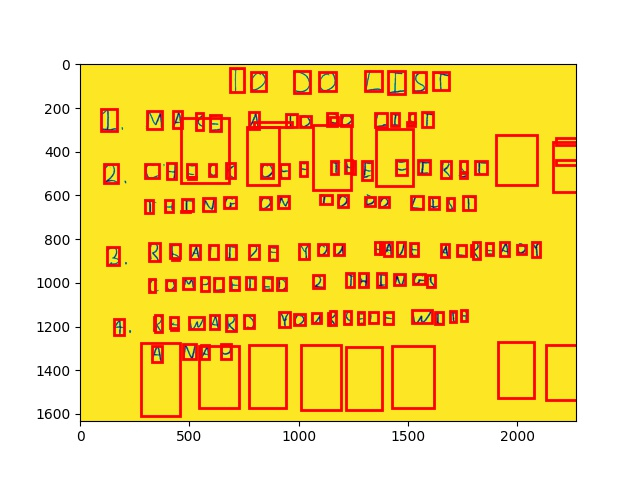
#> input picture python/bbx_01_list.jpg, 640 x 480 px
$ python -i q4.py   (imports and definitions only)   (older library calls are emulated)
#> lines starting #> are read from the running program, lines starting #| are printed output that depends on the picture; after the words box and inside, x2 and y2 are one past the last pixel; in counts of white or black regions, pixels touching at a corner belong together
import numpy as np

import skimage
import skimage.measure
import skimage.color
import skimage.restoration
import skimage.filters
import skimage.morphology
import skimage.segmentation
import matplotlib
# matplotlib.use('agg')
import matplotlib.pyplot as plt

# takes a color image
# returns a list of bounding boxes and black_and_white image
def findLetters(image):
    bboxes = []
    bw = None

    # insert processing in here
    # one idea estimate noise -> denoise -> greyscale -> threshold -> morphology -> label -> skip small boxes
    # this can be 10 to 15 lines of code using skimage functions
    sigma_est = skimage.restoration.estimate_sigma(image, multichannel=True, average_sigmas=True)
#> sigma_est = 4.66e-16
    print(sigma_est)
#| 4.655645125006972e-16
    denoised_image = skimage.restoration.denoise_wavelet(image, multichannel=True, rescale_sigma=True)
    # plt.imshow(denoised_image,cmap="gray")
    # plt.savefig("test_save.png")
    # plt.show()
    grayscale_image = skimage.color.rgb2gray(denoised_image)
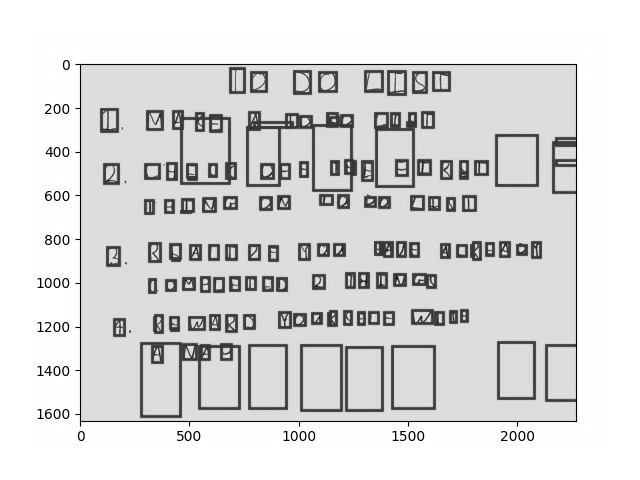
#> grayscale_image: shape (480, 640) float64; min 0, max 1, mean 0.858
    thresh = skimage.filters.threshold_otsu(grayscale_image)
#> thresh = 0.592
    binary_image = grayscale_image < thresh
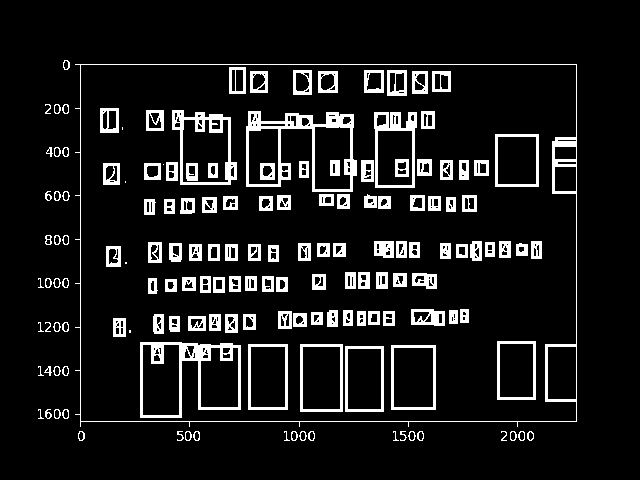
#> binary_image: shape (480, 640) bool; 9.9% white; 155 white regions (11 under 20 px), largest, box (x1, y1, x2, y2) and area: (75, 64, 577, 427) 2664, (246, 111, 357, 192) 2275, (140, 342, 241, 418) 1948
    # plt.imshow(~binary_image/np.max(binary_image),cmap="gray")
    bw = ~binary_image/np.max(binary_image)
    # plt.savefig("test_binary.png")
    # plt.show()

    morph_image = skimage.morphology.binary.binary_opening(binary_image)
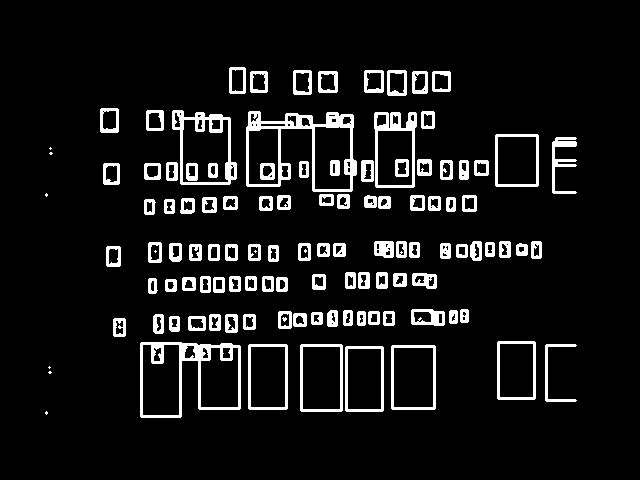
#> morph_image: shape (480, 640) bool; 8.5% white; 116 white regions (10 under 20 px), largest, box (x1, y1, x2, y2) and area: (246, 111, 357, 192) 2234, (140, 342, 241, 418) 1888, (172, 110, 237, 185) 1231

    (labeled_image, return_num) = skimage.measure.label(morph_image, connectivity=None, background=0, return_num=True)
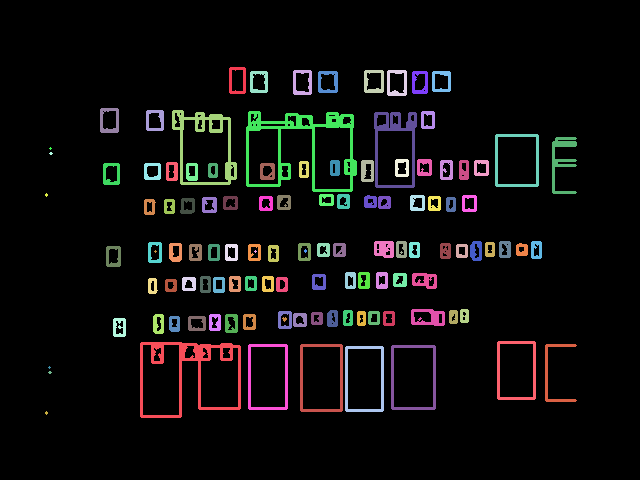
#> labeled_image: shape (480, 640) int32; 117 distinct labels, from 0 to 116; one colour per label, 0 black
#> return_num = 116
    print(return_num)
#| 116
    # plt.imshow(labeled_image,cmap="gray")
    # plt.savefig("test_save.png")
    # plt.show()

    for i in range(return_num):
        indices = np.argwhere(labeled_image == i+1)
        # [4 lines of commented-out code are left out]
        left_top_corner = np.amin(indices, axis=0)
        right_bottom_corner = np.amax(indices, axis=0)
        # print(left_top_corner, right_bottom_corner)
        boxes = np.zeros(4)
        boxes[:2] = left_top_corner
        boxes[2:] = right_bottom_corner
        if indices.shape[0] > 300 and (right_bottom_corner[0] - left_top_corner[0]) > image.shape[0]/40:
            bboxes.append(boxes)
#> this loop made 116 passes
#> (left_top_corner, right_bottom_corner) on passes 1 to 12: ([67, 229], [93, 245]), ([70, 293], [94, 311]), ([70, 364], [92, 383]), ([70, 387], [95, 406]), ([71, 250], [92, 267]), ([71, 318], [92, 337]), ([71, 412], [93, 427]), ([71, 432], [91, 450]), ([108, 100], [132, 118]), ([110, 146], [130, 163]), ([110, 172], [184, 236]), ([111, 246], [191, 356])
#> after the loop, bboxes = 13 items, first 6: [110, 172, 184, 236], [111, 246, 191, 356], [112, 374, 187, 416], [134, 495, 186, 538], [137, 552, 193, 576], [309, 411, 325, 444]

    # bw = labeled_image/np.max(labeled_image)

    return bboxes, bw
# [43 lines of commented-out code are left out]

>>> import cv2
>>> picture = cv2.cvtColor(cv2.imread('bbx_01_list.jpg'), cv2.COLOR_BGR2RGB)
>>> result = findLetters(picture)

$ run again, on python/bbx_02_letters.jpg
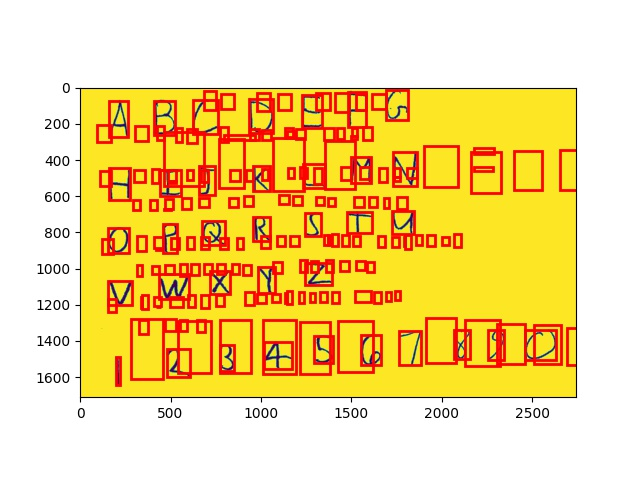
#> input picture python/bbx_02_letters.jpg, 640 x 480 px
#> sigma_est = 5.49e-17
#| 5.486730397817639e-17
#> in findLetters, `grayscale_image = skimage.color.rgb2gray(denoised_image)`:
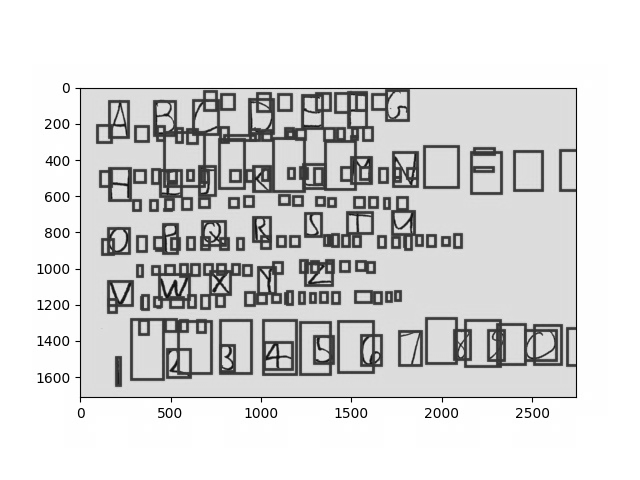
#> grayscale_image: shape (480, 640) float64; min 0, max 1, mean 0.854
#> thresh = 0.596
#> binary_image: shape (480, 640) bool; 12.2% white; 116 white regions (7 under 20 px), largest, box (x1, y1, x2, y2) and area: (151, 90, 374, 212) 8782, (425, 317, 563, 368) 2637, (75, 88, 577, 403) 2590
#> morph_image: shape (480, 640) bool; 10.9% white; 81 white regions (11 under 20 px), largest, box (x1, y1, x2, y2) and area: (151, 90, 374, 212) 8589, (425, 317, 563, 368) 2567, (130, 318, 213, 381) 1786
#> in findLetters, `(labeled_image, return_num) = skimage.measure.label(morph_image, conne..`:
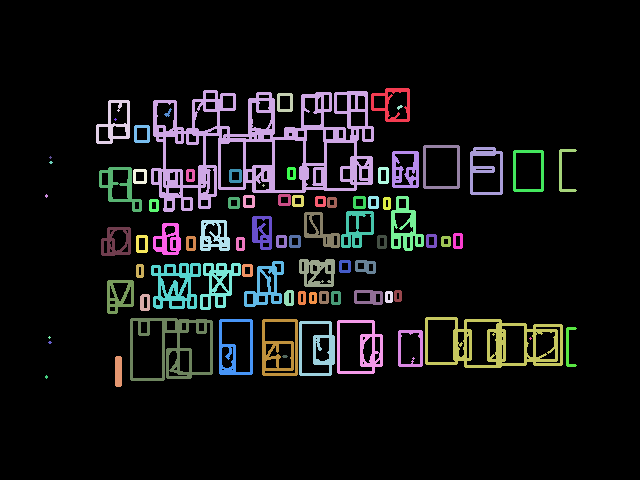
#> labeled_image: shape (480, 640) int32; 82 distinct labels, from 0 to 81; one colour per label, 0 black
#> return_num = 81
#| 81
#> the loop in findLetters, `for i in range(return_num):` made 81 passes
#> (left_top_corner, right_bottom_corner) on passes 1 to 8: ([88, 371], [121, 409]), ([90, 151], [211, 373]), ([93, 277], [111, 292]), ([100, 96], [143, 129]), ([105, 397], [109, 402]), ([108, 164], [116, 171]), ([118, 114], [120, 116]), ([125, 134], [142, 149])
#> after the loop in findLetters, `for i in range(return_num):`: bboxes = 27 items, first 6: [88, 371, 121, 409], [90, 151, 211, 373], [100, 96, 143, 129], [145, 423, 188, 459], [147, 470, 194, 502], [150, 513, 191, 543]

$ run again, on python/bbx_03_haiku.jpg
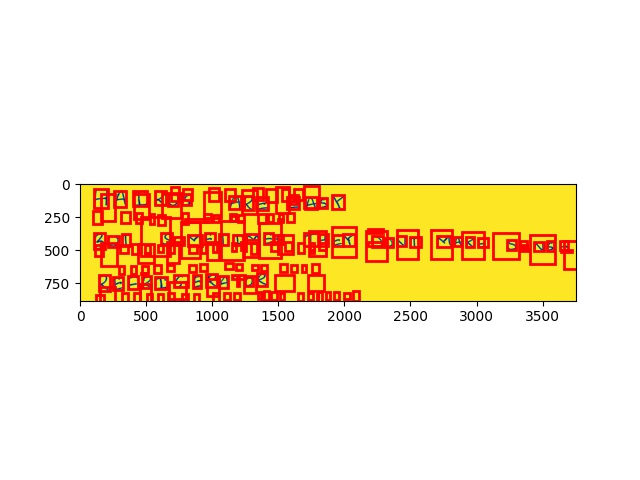
#> input picture python/bbx_03_haiku.jpg, 640 x 480 px
#> sigma_est = 1.17e-30
#| 1.1695669281730096e-30
#> thresh = 0.615
#> in findLetters, `binary_image = grayscale_image < thresh`:
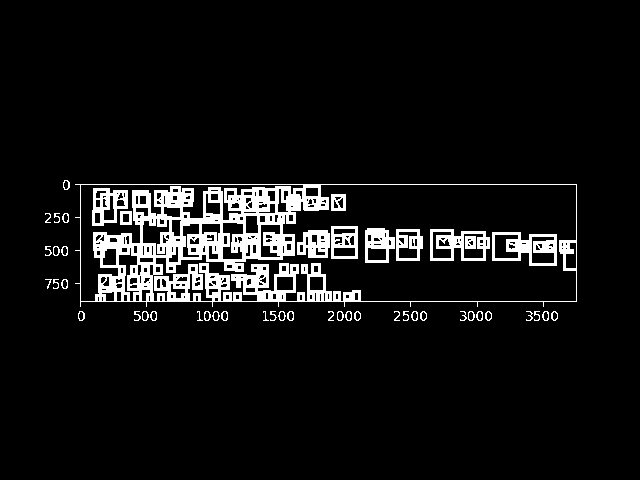
#> binary_image: shape (480, 640) bool; 7.2% white; 49 white regions (2 under 20 px), largest, box (x1, y1, x2, y2) and area: (75, 184, 577, 307) 15359, (492, 232, 557, 266) 1094, (430, 229, 490, 261) 924
#> morph_image: shape (480, 640) bool; 6.3% white; 25 white regions (1 under 20 px), largest, box (x1, y1, x2, y2) and area: (93, 184, 329, 303) 9948, (231, 263, 299, 303) 1251, (492, 232, 557, 266) 1065
#> in findLetters, `(labeled_image, return_num) = skimage.measure.label(morph_image, conne..`:
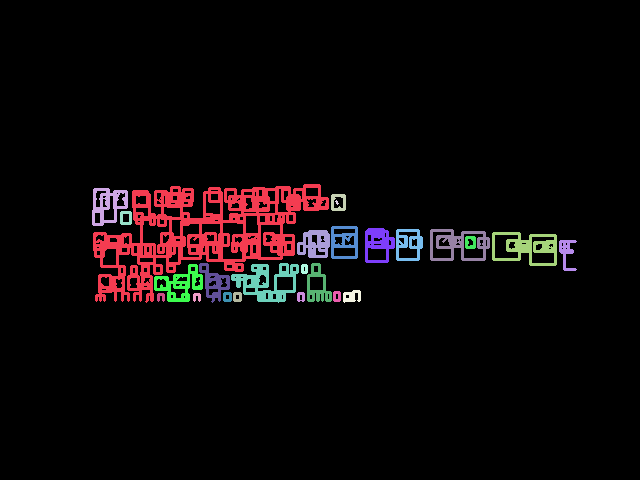
#> labeled_image: shape (480, 640) int32; 26 distinct labels, from 0 to 25; one colour per label, 0 black
#> return_num = 25
#| 25
#> the loop in findLetters, `for i in range(return_num):` made 25 passes
#> (left_top_corner, right_bottom_corner) on passes 1 to 8: ([184, 93], [302, 328]), ([188, 92], [225, 127]), ([194, 331], [210, 345]), ([200, 335], [204, 338]), ([211, 120], [224, 131]), ([226, 331], [258, 357]), ([228, 365], [262, 394]), ([229, 396], [260, 422])
#> after the loop in findLetters, `for i in range(return_num):`: bboxes = [[184, 93, 302, 328], [188, 92, 225, 127], [226, 331, 258, 357], [228, 365, 262, 394], [229, 396, 260, 422], [229, 430, 260, 489], [230, 297, 257, 329], [232, 492, 265, 556], [263, 199, 302, 229], [263, 231, 302, 298], [263, 307, 301, 331], [264, 154, 301, 202]]

$ run again, on python/bbx_04_deep.jpg
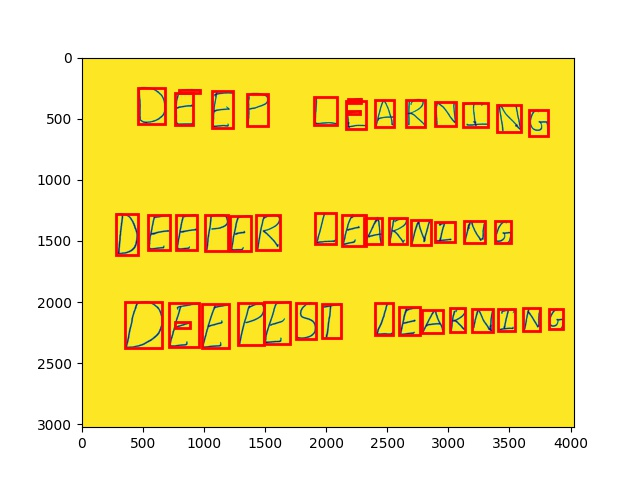
#> input picture python/bbx_04_deep.jpg, 640 x 480 px
#> sigma_est = 2.74e-17
#| 2.7433651989088782e-17
#> in findLetters, `grayscale_image = skimage.color.rgb2gray(denoised_image)`:
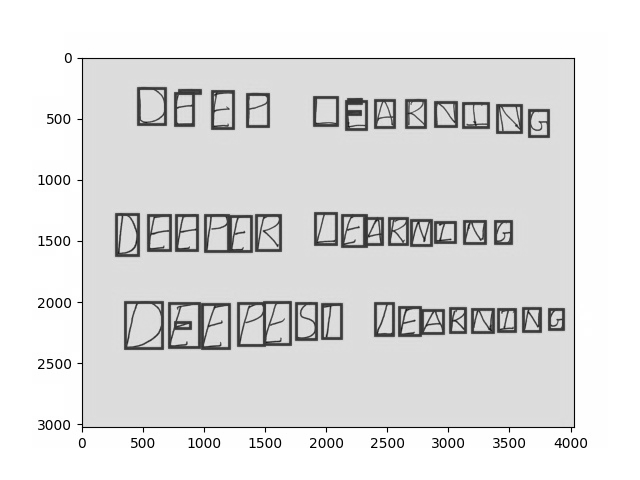
#> grayscale_image: shape (480, 640) float64; min 0, max 1, mean 0.878
#> thresh = 0.588
#> binary_image: shape (480, 640) bool; 6.4% white; 93 white regions (4 under 20 px), largest, box (x1, y1, x2, y2) and area: (77, 58, 575, 433) 1802, (168, 302, 231, 350) 1234, (237, 301, 292, 347) 899
#> morph_image: shape (480, 640) bool; 4.7% white; 57 white regions (20 under 20 px), largest, box (x1, y1, x2, y2) and area: (168, 302, 231, 350) 955, (237, 301, 292, 347) 744, (204, 214, 253, 253) 705
#> in findLetters, `(labeled_image, return_num) = skimage.measure.label(morph_image, conne..`:
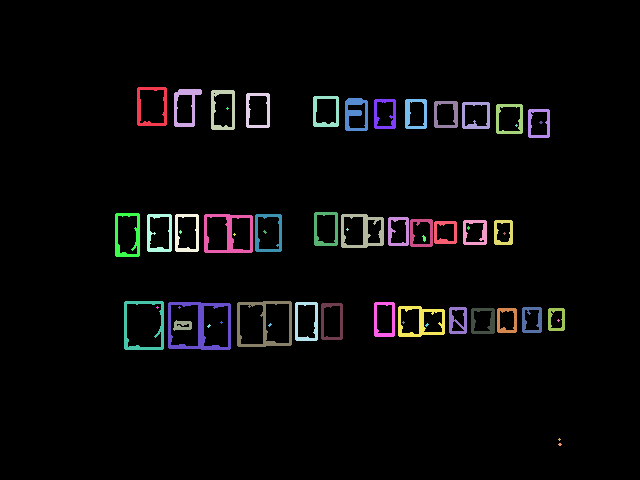
#> labeled_image: shape (480, 640) int32; 58 distinct labels, from 0 to 57; one colour per label, 0 black
#> return_num = 57
#| 57
#> the loop in findLetters, `for i in range(return_num):` made 57 passes
#> (left_top_corner, right_bottom_corner) on passes 1 to 8: ([87, 137], [125, 166]), ([89, 174], [126, 201]), ([90, 211], [129, 234]), ([93, 246], [127, 269]), ([96, 313], [126, 338]), ([98, 345], [130, 367]), ([99, 374], [128, 395]), ([99, 405], [128, 426])
#> after the loop in findLetters, `for i in range(return_num):`: bboxes = 26 items, first 6: [87, 137, 125, 166], [89, 174, 126, 201], [90, 211, 129, 234], [93, 246, 127, 269], [96, 313, 126, 338], [98, 345, 130, 367]
